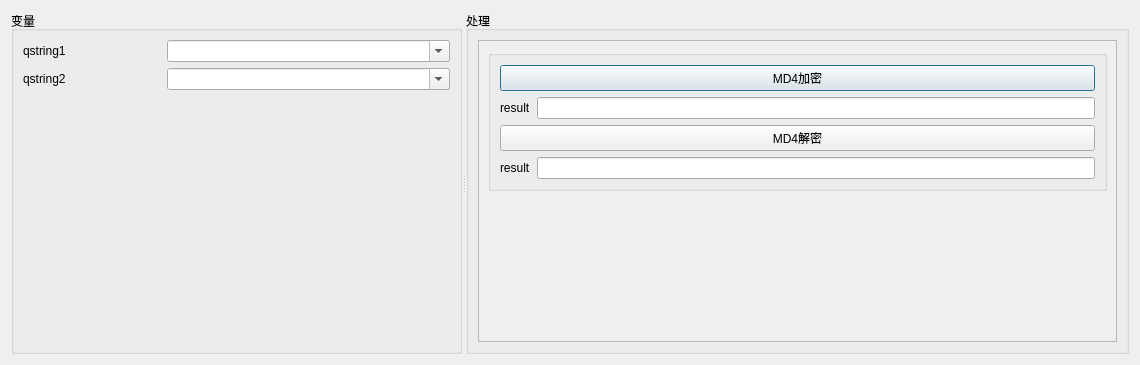
<?xml version="1.0" encoding="UTF-8"?>
<ui version="4.0">
 <class>dlg_encryption</class>
 <widget class="QDialog" name="dlg_encryption">
  <property name="geometry">
   <rect>
    <x>0</x>
    <y>0</y>
    <width>1140</width>
    <height>365</height>
   </rect>
  </property>
  <property name="windowTitle">
   <string>dlg_encryption</string>
  </property>
  <layout class="QHBoxLayout" name="horizontalLayout">
   <item>
    <widget class="QSplitter" name="splitter">
     <property name="orientation">
      <enum>Qt::Horizontal</enum>
     </property>
     <widget class="QGroupBox" name="groupBox">
      <property name="title">
       <string>变量</string>
      </property>
      <layout class="QGridLayout" name="gridLayout_2">
       <item row="1" column="0">
        <widget class="QLabel" name="label_3">
         <property name="text">
          <string>qstring2</string>
         </property>
        </widget>
       </item>
       <item row="0" column="1" colspan="2">
        <widget class="QComboBox" name="cbQString1">
         <property name="editable">
          <bool>true</bool>
         </property>
        </widget>
       </item>
       <item row="1" column="1" colspan="2">
        <widget class="QComboBox" name="cbQString2">
         <property name="editable">
          <bool>true</bool>
         </property>
        </widget>
       </item>
       <item row="0" column="0">
        <widget class="QLabel" name="label">
         <property name="text">
          <string>qstring1</string>
         </property>
        </widget>
       </item>
       <item row="3" column="1" colspan="2">
        <spacer name="verticalSpacer">
         <property name="orientation">
          <enum>Qt::Vertical</enum>
         </property>
         <property name="sizeHint" stdset="0">
          <size>
           <width>20</width>
           <height>40</height>
          </size>
         </property>
        </spacer>
       </item>
      </layout>
     </widget>
     <widget class="QGroupBox" name="groupBox_2">
      <property name="title">
       <string>处理</string>
      </property>
      <layout class="QVBoxLayout" name="verticalLayout_2">
       <item>
        <widget class="QScrollArea" name="scrollArea">
         <property name="widgetResizable">
          <bool>true</bool>
         </property>
         <widget class="QWidget" name="scrollAreaWidgetContents">
          <property name="geometry">
           <rect>
            <x>0</x>
            <y>0</y>
            <width>672</width>
            <height>313</height>
           </rect>
          </property>
          <layout class="QVBoxLayout" name="verticalLayout">
           <item>
            <widget class="QGroupBox" name="groupBox_3">
             <property name="title">
              <string/>
             </property>
             <layout class="QGridLayout" name="gridLayout">
              <item row="0" column="0" colspan="2">
               <widget class="QPushButton" name="pbMD4Encrypt">
                <property name="text">
                 <string>MD4加密</string>
                </property>
               </widget>
              </item>
              <item row="1" column="0">
               <widget class="QLabel" name="label_2">
                <property name="text">
                 <string>result</string>
                </property>
               </widget>
              </item>
              <item row="1" column="1">
               <widget class="QLineEdit" name="leMD4EncryptResult"/>
              </item>
              <item row="2" column="0" colspan="2">
               <widget class="QPushButton" name="pbMD4Decrypt">
                <property name="text">
                 <string>MD4解密</string>
                </property>
               </widget>
              </item>
              <item row="3" column="0">
               <widget class="QLabel" name="label_4">
                <property name="text">
                 <string>result</string>
                </property>
               </widget>
              </item>
              <item row="3" column="1">
               <widget class="QLineEdit" name="leMD4DecryptResult"/>
              </item>
             </layout>
            </widget>
           </item>
           <item>
            <spacer name="verticalSpacer_2">
             <property name="orientation">
              <enum>Qt::Vertical</enum>
             </property>
             <property name="sizeHint" stdset="0">
              <size>
               <width>20</width>
               <height>40</height>
              </size>
             </property>
            </spacer>
           </item>
          </layout>
         </widget>
        </widget>
       </item>
      </layout>
     </widget>
    </widget>
   </item>
  </layout>
 </widget>
 <resources/>
 <connections/>
</ui>
